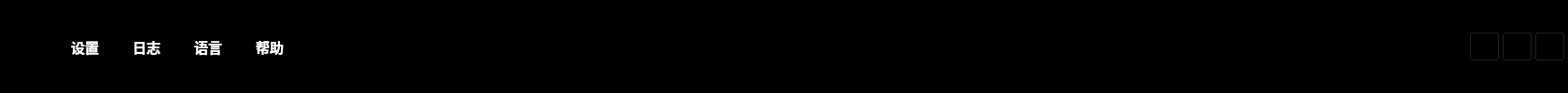
       <widget class="QFrame" name="frame">
        <property name="styleSheet">
         <string notr="true">background-color: rgb(0, 0, 0);</string>
        </property>
        <property name="frameShape">
         <enum>QFrame::StyledPanel</enum>
        </property>
        <property name="frameShadow">
         <enum>QFrame::Raised</enum>
        </property>
        <layout class="QGridLayout" name="gridLayout">
         <property name="leftMargin">
          <number>2</number>
         </property>
         <property name="topMargin">
          <number>2</number>
         </property>
         <property name="rightMargin">
          <number>2</number>
         </property>
         <property name="bottomMargin">
          <number>2</number>
         </property>
         <property name="spacing">
          <number>2</number>
         </property>
         <item row="0" column="0">
          <layout class="QHBoxLayout" name="horizontalLayout_18" stretch="1,2,20,1">
           <item>
            <layout class="QHBoxLayout" name="horizontalLayout_17" stretch="1,10">
             <item>
              <widget class="QLabel" name="label_10">
               <property name="sizePolicy">
                <sizepolicy hsizetype="Expanding" vsizetype="Expanding">
                 <horstretch>0</horstretch>
                 <verstretch>0</verstretch>
                </sizepolicy>
               </property>
               <property name="maximumSize">
                <size>
                 <width>100</width>
                 <height>30</height>
                </size>
               </property>
               <property name="text">
                <string/>
               </property>
               <property name="pixmap">
                <pixmap>Resources/Quectel LOGO-20220215.png</pixmap>
               </property>
               <property name="scaledContents">
                <bool>true</bool>
               </property>
              </widget>
             </item>
             <item>
              <spacer name="horizontalSpacer_6">
               <property name="orientation">
                <enum>Qt::Horizontal</enum>
               </property>
               <property name="sizeHint" stdset="0">
                <size>
                 <width>638</width>
                 <height>20</height>
                </size>
               </property>
              </spacer>
             </item>
            </layout>
           </item>
           <item>
            <layout class="QHBoxLayout" name="horizontalLayout_28" stretch="1,1,1,1">
             <property name="spacing">
              <number>20</number>
             </property>
             <item>
              <widget class="QToolButton" name="toolButton_4">
               <property name="font">
                <font>
                 <family>Times New Roman</family>
                 <pointsize>11</pointsize>
                 <weight>75</weight>
                 <bold>true</bold>
                </font>
               </property>
               <property name="layoutDirection">
                <enum>Qt::LeftToRight</enum>
               </property>
               <property name="styleSheet">
                <string notr="true">color: rgb(255, 255, 255);
background-color: rgb(0, 0, 0);</string>
               </property>
               <property name="text">
                <string>设置</string>
               </property>
               <property name="toolButtonStyle">
                <enum>Qt::ToolButtonTextOnly</enum>
               </property>
               <property name="autoRaise">
                <bool>true</bool>
               </property>
              </widget>
             </item>
             <item>
              <widget class="QToolButton" name="toolButton_5">
               <property name="font">
                <font>
                 <family>Times New Roman</family>
                 <pointsize>11</pointsize>
                 <weight>75</weight>
                 <bold>true</bold>
                </font>
               </property>
               <property name="layoutDirection">
                <enum>Qt::LeftToRight</enum>
               </property>
               <property name="styleSheet">
                <string notr="true">color: rgb(255, 255, 255);
background-color: rgb(0, 0, 0);</string>
               </property>
               <property name="text">
                <string>日志</string>
               </property>
               <property name="toolButtonStyle">
                <enum>Qt::ToolButtonTextOnly</enum>
               </property>
               <property name="autoRaise">
                <bool>true</bool>
               </property>
              </widget>
             </item>
             <item>
              <widget class="QToolButton" name="toolButton_6">
               <property name="font">
                <font>
                 <family>Liberation Serif</family>
                 <pointsize>11</pointsize>
                 <weight>75</weight>
                 <bold>true</bold>
                </font>
               </property>
               <property name="layoutDirection">
                <enum>Qt::LeftToRight</enum>
               </property>
               <property name="styleSheet">
                <string notr="true">color: rgb(255, 255, 255);
background-color: rgb(0, 0, 0);</string>
               </property>
               <property name="text">
                <string>语言</string>
               </property>
               <property name="toolButtonStyle">
                <enum>Qt::ToolButtonTextOnly</enum>
               </property>
               <property name="autoRaise">
                <bool>true</bool>
               </property>
              </widget>
             </item>
             <item>
              <widget class="QToolButton" name="toolButton_7">
               <property name="font">
                <font>
                 <family>Liberation Serif</family>
                 <pointsize>11</pointsize>
                 <weight>75</weight>
                 <bold>true</bold>
                </font>
               </property>
               <property name="layoutDirection">
                <enum>Qt::LeftToRight</enum>
               </property>
               <property name="styleSheet">
                <string notr="true">color: rgb(255, 255, 255);
background-color: rgb(0, 0, 0);</string>
               </property>
               <property name="text">
                <string>帮助</string>
               </property>
               <property name="toolButtonStyle">
                <enum>Qt::ToolButtonTextOnly</enum>
               </property>
               <property name="autoRaise">
                <bool>true</bool>
               </property>
              </widget>
             </item>
            </layout>
           </item>
           <item>
            <spacer name="horizontalSpacer_7">
             <property name="orientation">
              <enum>Qt::Horizontal</enum>
             </property>
             <property name="sizeHint" stdset="0">
              <size>
               <width>678</width>
               <height>20</height>
              </size>
             </property>
            </spacer>
           </item>
           <item>
            <layout class="QHBoxLayout" name="horizontalLayout_10" stretch="1,11,0">
             <item>
              <widget class="QToolButton" name="toolButton">
               <property name="autoFillBackground">
                <bool>false</bool>
               </property>
               <property name="text">
                <string/>
               </property>
               <property name="icon">
                <iconset>
                 <normaloff>Resources/窗口最小化.png</normaloff>Resources/窗口最小化.png</iconset>
               </property>
               <property name="iconSize">
                <size>
                 <width>25</width>
                 <height>25</height>
                </size>
               </property>
              </widget>
             </item>
             <item>
              <widget class="QToolButton" name="toolButton_2">
               <property name="text">
                <string/>
               </property>
               <property name="icon">
                <iconset>
                 <normaloff>Resources/expand-全屏化.png</normaloff>Resources/expand-全屏化.png</iconset>
               </property>
               <property name="iconSize">
                <size>
                 <width>25</width>
                 <height>25</height>
                </size>
               </property>
              </widget>
             </item>
             <item>
              <widget class="QToolButton" name="toolButton_3">
               <property name="text">
                <string/>
               </property>
               <property name="icon">
                <iconset>
                 <normaloff>Resources/关闭.png</normaloff>Resources/关闭.png</iconset>
               </property>
               <property name="iconSize">
                <size>
                 <width>25</width>
                 <height>25</height>
                </size>
               </property>
              </widget>
             </item>
            </layout>
           </item>
          </layout>
         </item>
        </layout>
       </widget>
